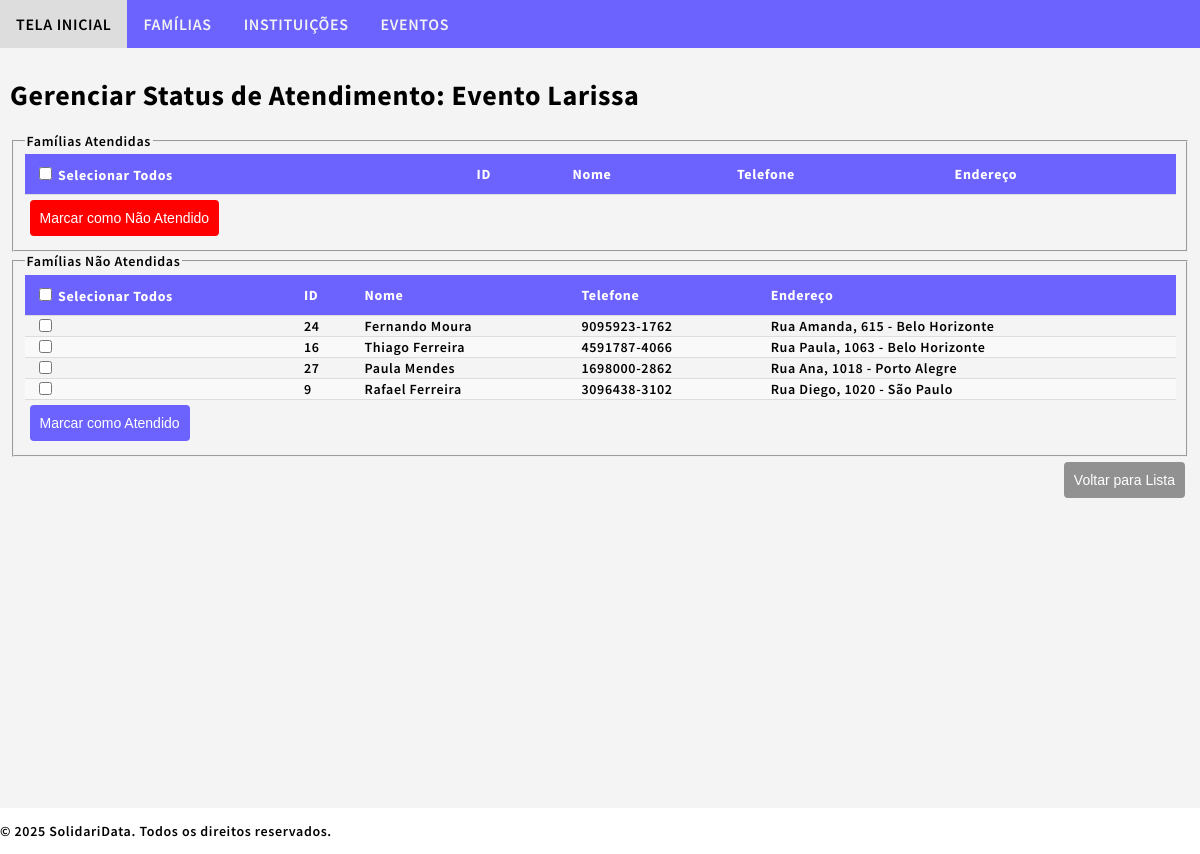
Page /sdata/events/1/manage-served-status/ on the committed database.
### sdata/models.py (models this page shows, shortened)
class Event(models.Model):
    event_id = models.AutoField(primary_key=True)
    event_name = models.CharField(max_length=100, db_index=True)
    event_date = models.DateField()
    event_location_street = models.CharField(max_length=65)
    event_location_number = models.CharField(max_length=10)
    event_location_neighborhood = models.CharField(max_length=65)
    event_location_city = models.CharField(max_length=65)
    event_location_state = models.CharField(max_length=2, choices=Family.BRAZILIAN_STATES, blank=True, default='SP')
    event_location_zipcode = models.CharField(max_length=10, blank=True)
    event_location_complement = models.CharField(max_length=255, blank=True)
    event_institution = models.ForeignKey(
        Institution,
        on_delete=models.SET_NULL,  # Use SET_NULL to allow the field to be null if the institution is deleted
        blank=True,
        null=True,  # Add null=True to allow null values
        related_name="events"
    )
    event_website = models.URLField(blank=True)
    event_social_media = models.CharField(max_length=255, blank=True)
    event_contact_person = models.CharField(max_length=100, blank=True)
    event_contact_phone = models.CharField(max_length=15, blank=True)
    event_contact_email = models.EmailField(blank=True)
    event_description = models.TextField(blank=True)
    event_note = models.TextField(blank=True)
    event_created = models.DateTimeField(auto_now_add=True)
    event_updated = models.DateTimeField(auto_now=True)

class FamilyEvent(models.Model):
    family_event_id = models.AutoField(primary_key=True)
    family_event_family = models.ForeignKey(Family, on_delete=models.CASCADE, related_name="family_events", db_index=True)
    family_event_event = models.ForeignKey(Event, on_delete=models.CASCADE, related_name="family_events", db_index=True)
    family_event_registration_date = models.DateTimeField(auto_now_add=True)
    served = models.BooleanField(default=False)  # Field to track if the family was served

class Family(models.Model):
    BRAZILIAN_STATES = [('AC', 'Acre'),('AL', 'Alagoas'),('AP', 'Amapá'),('AM', 'Amazonas'),('BA', 'Bahia'),('CE', 'Ceará'),
        ('DF', 'Distrito Federal'),('ES', 'Espírito Santo'),('GO', 'Goiás'),('MA', 'Maranhão'),('MT', 'Mato Grosso'),
        ('MS', 'Mato Grosso do Sul'),('MG', 'Minas Gerais'),('PA', 'Pará'),('PB', 'Paraíba'),('PR', 'Paraná'),('PE', 'Pernambuco'),
        ('PI', 'Piauí'),('RJ', 'Rio de Janeiro'),('RN', 'Rio Grande do Norte'),('RS', 'Rio Grande do Sul'),('RO', 'Rondônia'),
        ('RR', 'Roraima'),('SC', 'Santa Catarina'),('SP', 'São Paulo'),('SE', 'Sergipe'),('TO', 'Tocantins'),
    ]
    family_id = models.AutoField(primary_key=True)
    family_representative_name = models.CharField(max_length=100, db_index=True)
    family_representative_gender = models.CharField(max_length=10, choices=[('masculino', 'Masculino'), ('feminino', 'Feminino'), ('outro', 'Outro')], blank=True)
    family_representative_birthdate = models.DateField(null=True, blank=True)
    family_representative_id = models.CharField(max_length=14, unique=True)
    family_address_street = models.CharField(max_length=65)
    family_address_number = models.CharField(max_length=10)
    family_address_neighborhood = models.CharField(max_length=65)
    family_address_city = models.CharField(max_length=65)
    family_address_state = models.CharField(max_length=2, choices=BRAZILIAN_STATES, blank=True, default='SP')
    family_address_zipcode = models.CharField(max_length=10, blank=True)
    family_address_complement = models.CharField(max_length=255, blank=True)
    family_phone = models.CharField(max_length=15, blank=True)
    family_note = models.TextField(blank=True)
    family_created = models.DateTimeField(auto_now_add=True)
    family_updated = models.DateTimeField(auto_now=True)

### sdata/views.py (the view, shortened to what this page needs)
# urls.py: path('sdata/events/<int:event_pk>/manage-served-status/', views.manage_served_status, name='manage_served_status'),
def manage_served_status(request, event_pk):
    event = get_object_or_404(Event, pk=event_pk)
    families_in_event = FamilyEvent.objects.filter(family_event_event=event)
    return render(request, 'sdata/manage_served_status.html', {
        'event': event,
        'families_in_event': families_in_event,
    })

### sdata/templates/sdata/manage_served_status.html (shortened to what this page needs)
{% extends "sdata/base.html" %}
{% block content %}
<h1>Gerenciar Status de Atendimento: {{ event.event_name }}</h1>
<fieldset>
    <legend>Famílias Atendidas</legend>
    <form id="unmark-served-form" method="post">
        <table id="served_families_table">
            <thead>
                <tr>
                    <th>
                        <input type="checkbox" id="select_all_served" onclick="toggleSelectAll(this, 'served-checkbox')">
                        Selecionar Todos
                    </th>
                    <th>ID</th>
                    <th>Nome</th>
                    <th>Telefone</th>
                    <th>Endereço</th>
                </tr>
            </thead>
        </table>
        <button type="button" class="btn-danger" onclick="markUnserved()">Marcar como Não Atendido</button>
    </form>
</fieldset>
<fieldset>
    <legend>Famílias Não Atendidas</legend>
    <form id="mark-served-form" method="post">
        <table id="unserved_families_table">
            <thead>
                <tr>
                    <th>
                        <input type="checkbox" id="select_all_unserved" onclick="toggleSelectAll(this, 'unserved-checkbox')">
                        Selecionar Todos
                    </th>
                    <th>ID</th>
                    <th>Nome</th>
                    <th>Telefone</th>
                    <th>Endereço</th>
                </tr>
            </thead>
            <tbody>
                {% for family_event in families_in_event %}
                {% if not family_event.served %}
                <tr>
                    <td><input type="checkbox" name="selected_families" value="{{ family_event.pk }}" class="unserved-checkbox"></td>
                    <td>{{ family_event.family_event_family.family_id }}</td>
                    <td>{{ family_event.family_event_family.family_representative_name }}</td>
                    <td>{{ family_event.family_event_family.family_phone }}</td>
                    <td>{{ family_event.family_event_family.family_address_street }}, {{ family_event.family_event_family.family_address_number }} - {{ family_event.family_event_family.family_address_city }}</td>
                </tr>
                {% endif %}
                {% endfor %}
            </tbody>
        </table>
        <button type="button" class="btn-primary" onclick="markServed()">Marcar como Atendido</button>
    </form>
</fieldset>
<div class="form-actions">
    <button type="button" class="btn-secondary" onclick="window.location.href='{% url 'event_family_list' event.pk %}'">
        Voltar para Lista
    </button>
</div>
{% endblock %}

### sdata/static/sdata/styles.css (style rules this page uses)
body { margin:0; font: 600 14px 'Source Sans Pro', sans-serif; letter-spacing: 0.64px; color: #000000; }
input { width: auto; padding: 5px; border: 1px solid #ccc; border-radius: 4px; }
button { display: inline-block; padding: 10px 10px; margin: 5px 5px; border: none; border-radius: 4px; font-size: 14px; cursor: pointer; transition: 0.5s; }
button.btn-primary { background-color: #6c63ff; color: #fff; }
button.btn-secondary { background-color: #919191; color: #fff; }
button.btn-danger { background-color: red; color: #fff; }
.form-actions { text-align: right; }
table { width: 100%; border-collapse: collapse; margin: 0px 0; table-layout: auto; border-collapse: collapse; }
th, td { padding: 10px; text-align: left; border-bottom: 1px solid #ddd; margin: 0px 10px; width: auto; }
th { background-color: #6c63ff; text-align: left; color: white; }
td { padding: 0px 10px; }
tbody > tr:nth-of-type(even) { background-color: #f9f9f9; }

### rows in the picture
Event: event_name "Evento Larissa"
FamilyEvent: family_event_family.family_id "24", family_event_family.family_representative_name "Fernando Moura", family_event_family.family_phone "9095923-1762", family_event_family.family_address_street "Rua Amanda", family_event_family.family_address_number "615", family_event_family.family_address_city "Belo Horizonte"
FamilyEvent: family_event_family.family_id "16", family_event_family.family_representative_name "Thiago Ferreira", family_event_family.family_phone "4591787-4066", family_event_family.family_address_street "Rua Paula", family_event_family.family_address_number "1063", family_event_family.family_address_city "Belo Horizonte"
FamilyEvent: family_event_family.family_id "27", family_event_family.family_representative_name "Paula Mendes", family_event_family.family_phone "1698000-2862", family_event_family.family_address_street "Rua Ana", family_event_family.family_address_number "1018", family_event_family.family_address_city "Porto Alegre"
FamilyEvent: family_event_family.family_id "9", family_event_family.family_representative_name "Rafael Ferreira", family_event_family.family_phone "3096438-3102", family_event_family.family_address_street "Rua Diego", family_event_family.family_address_number "1020", family_event_family.family_address_city "São Paulo"
